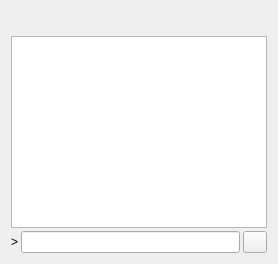
     <widget class="QWidget" name="tab_console">
      <attribute name="title">
       <string>&amp;Console</string>
      </attribute>
      <layout class="QVBoxLayout" name="verticalLayout_3">
       <property name="spacing">
        <number>3</number>
       </property>
       <item>
        <layout class="QHBoxLayout" name="horizontalLayout">
         <property name="spacing">
          <number>4</number>
         </property>
         <item>
          <spacer name="horizontalSpacer">
           <property name="orientation">
            <enum>Qt::Horizontal</enum>
           </property>
           <property name="sizeHint" stdset="0">
            <size>
             <width>40</width>
             <height>20</height>
            </size>
           </property>
          </spacer>
         </item>
         <item>
          <widget class="QPushButton" name="fontSmallerButton">
           <property name="maximumSize">
            <size>
             <width>24</width>
             <height>24</height>
            </size>
           </property>
           <property name="toolTip">
            <string>Decrease font size</string>
           </property>
           <property name="text">
            <string/>
           </property>
           <property name="icon">
            <iconset>
             <normaloff>:/icons/fontsmaller</normaloff>:/icons/fontsmaller</iconset>
           </property>
           <property name="iconSize">
            <size>
             <width>24</width>
             <height>16</height>
            </size>
           </property>
           <property name="autoDefault">
            <bool>false</bool>
           </property>
           <property name="flat">
            <bool>true</bool>
           </property>
          </widget>
         </item>
         <item>
          <widget class="QPushButton" name="fontBiggerButton">
           <property name="maximumSize">
            <size>
             <width>24</width>
             <height>24</height>
            </size>
           </property>
           <property name="toolTip">
            <string>Increase font size</string>
           </property>
           <property name="text">
            <string/>
           </property>
           <property name="icon">
            <iconset>
             <normaloff>:/icons/fontbigger</normaloff>:/icons/fontbigger</iconset>
           </property>
           <property name="iconSize">
            <size>
             <width>24</width>
             <height>16</height>
            </size>
           </property>
           <property name="autoDefault">
            <bool>false</bool>
           </property>
           <property name="flat">
            <bool>true</bool>
           </property>
          </widget>
         </item>
         <item>
          <widget class="QPushButton" name="clearButton">
           <property name="maximumSize">
            <size>
             <width>24</width>
             <height>24</height>
            </size>
           </property>
           <property name="toolTip">
            <string>Clear console</string>
           </property>
           <property name="layoutDirection">
            <enum>Qt::LeftToRight</enum>
           </property>
           <property name="text">
            <string/>
           </property>
           <property name="icon">
            <iconset>
             <normaloff>:/icons/remove</normaloff>:/icons/remove</iconset>
           </property>
           <property name="shortcut">
            <string notr="true">Ctrl+L</string>
           </property>
           <property name="autoDefault">
            <bool>false</bool>
           </property>
           <property name="flat">
            <bool>true</bool>
           </property>
          </widget>
         </item>
        </layout>
       </item>
       <item>
        <widget class="QTextEdit" name="messagesWidget">
         <property name="minimumSize">
          <size>
           <width>0</width>
           <height>100</height>
          </size>
         </property>
         <property name="readOnly">
          <bool>true</bool>
         </property>
         <property name="tabKeyNavigation" stdset="0">
          <bool>false</bool>
         </property>
         <property name="columnCount" stdset="0">
          <number>2</number>
         </property>
        </widget>
       </item>
       <item>
        <layout class="QHBoxLayout" name="horizontalLayout">
         <property name="spacing">
          <number>3</number>
         </property>
         <item>
          <widget class="QLabel" name="label">
           <property name="text">
            <string notr="true">&gt;</string>
           </property>
          </widget>
         </item>
         <item>
          <widget class="QLineEdit" name="lineEdit"/>
         </item>
         <item>
          <widget class="QPushButton" name="clearButton">
           <property name="maximumSize">
            <size>
             <width>24</width>
             <height>24</height>
            </size>
           </property>
           <property name="toolTip">
            <string>Clear console</string>
           </property>
           <property name="text">
            <string/>
           </property>
           <property name="icon">
            <iconset>
             <normaloff>:/icons/remove</normaloff>:/icons/remove</iconset>
           </property>
           <property name="shortcut">
            <string notr="true">Ctrl+L</string>
           </property>
           <property name="autoDefault">
            <bool>false</bool>
           </property>
          </widget>
         </item>
        </layout>
       </item>
      </layout>
     </widget>
